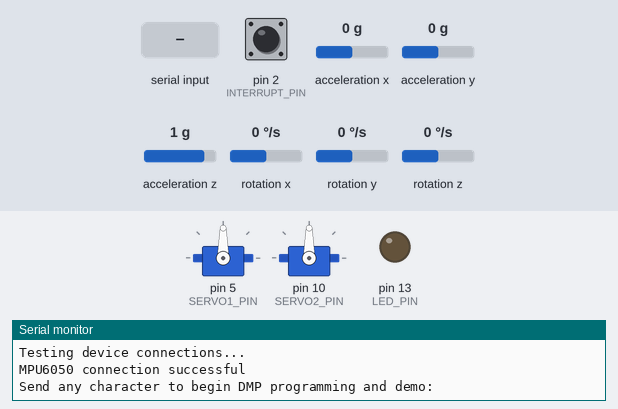
Recording of a sketch running on a simulated Arduino Uno, built with avr-gcc and run on an emulated ATmega328P. On the bench: 2 × servo, output pins drawn as LEDs (lit = HIGH), the last lines printed to the serial monitor. Dashed ring = blinking. The test bench sets the inputs (shaded band); at power-on: acceleration y 0 g, acceleration x 0 g, pin 2 (INTERRUPT_PIN) LOW, acceleration z 1 g, rotation x 0 °/s, rotation y 0 °/s, rotation z 0 °/s. The sensor or clock chip raises its interrupt line as the real part does.

Above: at 0.9 s.
1.0 s: "1\n" received over Serial
At 2.36 s:
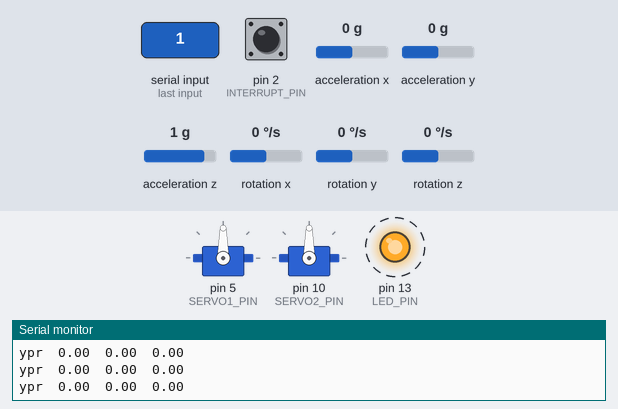
4.0 s: acceleration y set to -1.4 g
At 5.28 s:
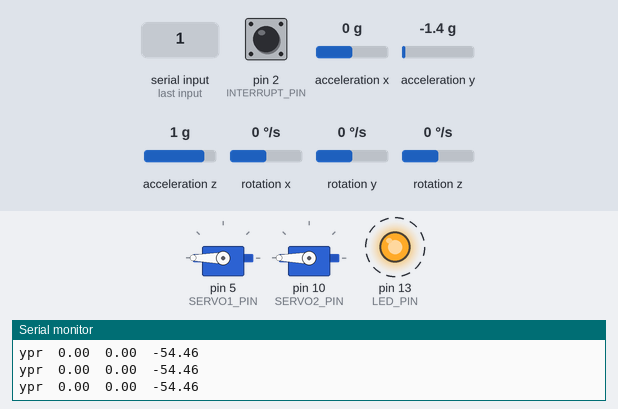
7.0 s: acceleration x set to 0.8 g
At 7.63 s:
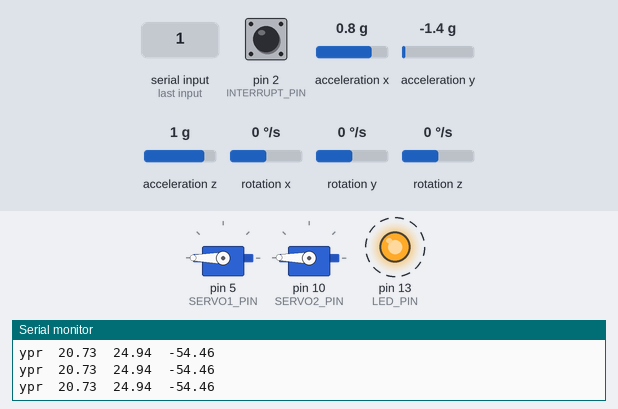
10.0 s: acceleration y set to -0.1 g
13.0 s: acceleration y set to 0.2 g
At 13.37 s:
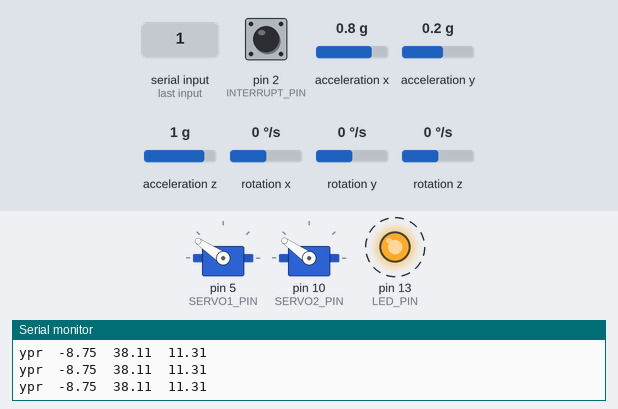
16.0 s: acceleration y set to -0.8 g
At 16.22 s:
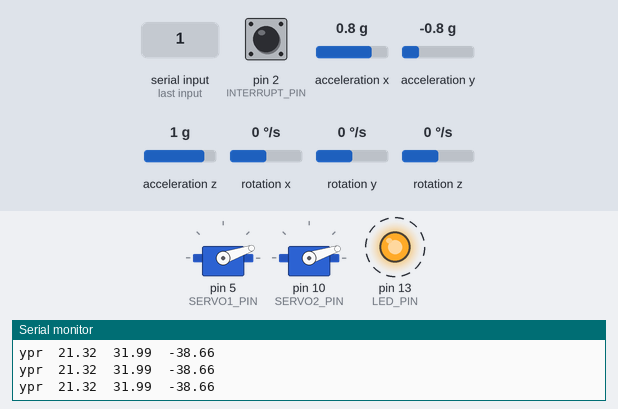
Timing chart, 0 to 20.0 s (numbered marks = the images above; inputs shaded):
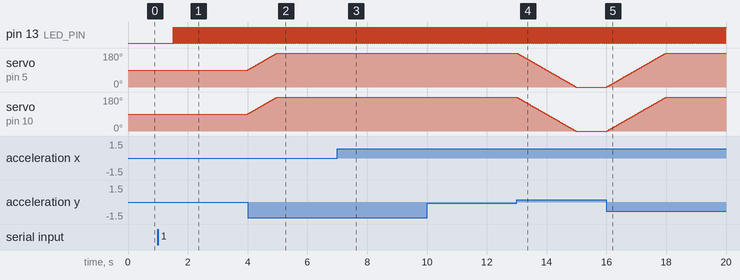

The sketch:

sketch_jul10d.ino
```cpp
#include "I2Cdev.h"
#include <Servo.h>
Servo servo1;
Servo servo2;

#include "MPU6050_6Axis_MotionApps20.h"
#if I2CDEV_IMPLEMENTATION == I2CDEV_ARDUINO_WIRE
    #include "Wire.h"
#endif
MPU6050 mpu;
#define OUTPUT_READABLE_YAWPITCHROLL

#define INTERRUPT_PIN 2
bool blinkState = false;

bool dmpReady = false;
uint8_t mpuIntStatus;
uint8_t devStatus;
uint16_t packetSize;
uint16_t fifoCount;
uint8_t fifoBuffer[64];

Quaternion q;
VectorInt16 aa;
VectorInt16 aaReal;
VectorInt16 aaWorld;
VectorFloat gravity;
float euler[3];
float ypr[3];

uint8_t teapotPacket[14] = { '$', 0x02, 0,0, 0,0, 0,0, 0,0, 0x00, 0x00, '\r', '\n' };

volatile bool mpuInterrupt = false;
void dmpDataReady() {
    mpuInterrupt = true;
}


const int Y_PIN = A0;
const int X_PIN = A1;
const int BUTTON_PIN = 8;
const int SERVO1_PIN = 5;
const int SERVO2_PIN = 10;
const int LED_PIN = 13;
float Step = 180.0 / 1024;

boolean isClicked = false;

float startX = 0;
float startY = 0;

void setup() {
  pinMode(LED_PIN, OUTPUT);
  pinMode(BUTTON_PIN, INPUT_PULLUP);
  servo1.attach(SERVO1_PIN);
  servo2.attach(SERVO2_PIN);
  servo1.write(90);
  servo2.write(90);

    #if I2CDEV_IMPLEMENTATION == I2CDEV_ARDUINO_WIRE
        Wire.begin();
        Wire.setClock(400000);
    #elif I2CDEV_IMPLEMENTATION == I2CDEV_BUILTIN_FASTWIRE
        Fastwire::setup(400, true);
    #endif


    Serial.begin(115200);
    while (!Serial);

    Serial.println(F("Initializing I2C devices..."));
    mpu.initialize();
    pinMode(INTERRUPT_PIN, INPUT);

    Serial.println(F("Testing device connections..."));
    Serial.println(mpu.testConnection() ? F("MPU6050 connection successful") : F("MPU6050 connection failed"));

    Serial.println(F("\nSend any character to begin DMP programming and demo: "));
    while (Serial.available() && Serial.read());
    while (!Serial.available());
    while (Serial.available() && Serial.read());

    Serial.println(F("Initializing DMP..."));
    devStatus = mpu.dmpInitialize();

    mpu.setXGyroOffset(220);
    mpu.setYGyroOffset(76);
    mpu.setZGyroOffset(-85);
    mpu.setZAccelOffset(1788);

    if (devStatus == 0) {
        Serial.println(F("Enabling DMP..."));
        mpu.setDMPEnabled(true);

        Serial.println(F("Enabling interrupt detection (Arduino external interrupt 0)..."));
        attachInterrupt(digitalPinToInterrupt(INTERRUPT_PIN), dmpDataReady, RISING);
        mpuIntStatus = mpu.getIntStatus();

        Serial.println(F("DMP ready! Waiting for first interrupt..."));
        dmpReady = true;

        packetSize = mpu.dmpGetFIFOPacketSize();
    } else {
        Serial.print(F("DMP Initialization failed (code "));
        Serial.print(devStatus);
        Serial.println(F(")"));
    }

    pinMode(LED_PIN, OUTPUT);
}


void loop() {
    if (!dmpReady) return;
    float devX = 0;
    float devY = 0;
    while (!mpuInterrupt && fifoCount < packetSize) {
    }

    mpuInterrupt = false;
    mpuIntStatus = mpu.getIntStatus();

    fifoCount = mpu.getFIFOCount();

    if ((mpuIntStatus & 0x10) || fifoCount == 1024) {
        mpu.resetFIFO();
        Serial.println(F("FIFO overflow!"));

    } else if (mpuIntStatus & 0x02) {
        while (fifoCount < packetSize) fifoCount = mpu.getFIFOCount();

        mpu.getFIFOBytes(fifoBuffer, packetSize);

        fifoCount -= packetSize;

            mpu.dmpGetQuaternion(&q, fifoBuffer);
            mpu.dmpGetGravity(&gravity, &q);
            mpu.dmpGetYawPitchRoll(ypr, &q, &gravity);
            Serial.print("ypr\t");
            Serial.print(ypr[0] * 180/M_PI);
            Serial.print("\t");
            Serial.print(ypr[1] * 180/M_PI);
            Serial.print("\t");
            Serial.println(ypr[2] * 180/M_PI);
            if ((ypr[2] * 180 / M_PI) <= (startX - 2.5))
            {
              devX = -1;
            }
            else if ((ypr[2] * 180 / M_PI) >= (startX + 2.5))
            {
              devX = 1;
            }
            else
            {
              devX = 0;
            }
            if ((ypr[1] * 180 / M_PI) <= (startY - 2.5))
            {
              devY = -1;
            }
            else if ((ypr[1] * 180 / M_PI) >= (startY + 2.5))
            {
              devY = 1;
            }
            else
            {
              devY = 0;
            }
        servo1.write(servo1.read() - devX);
        servo2.write(servo1.read() - devY);
        blinkState = !blinkState;
        digitalWrite(LED_PIN, blinkState);
    }
}
```

Measured:
- the behaviour switches between 0 and 0.1 g on acceleration y (found by bisection; images 3 and 4)
- after the input at 1.0 s, pin 13 (LED_PIN): alternates HIGH for 0.01 s and LOW for 0.01 s, starting after 0.52 s
- after the input at 4.0 s, servo on pin 5 (SERVO1_PIN), servo on pin 10 (SERVO2_PIN): moves from 90° to 180° over 0.99 s, starting at once
- after the input at 7.0 s, servo on pin 10 (SERVO2_PIN): 180° → 179° at once
- after the input at 13.0 s, servo on pin 5 (SERVO1_PIN): moves from 180° to 0° over 2.0 s, starting at once; servo on pin 10 (SERVO2_PIN): moves from 179° to 0° over 2.0 s, starting at once
- after the input at 16.0 s, servo on pin 5 (SERVO1_PIN): moves from 0° to 180° over 2.0 s, starting at once; servo on pin 10 (SERVO2_PIN): moves from 0° to 179° over 2.0 s, starting at once
